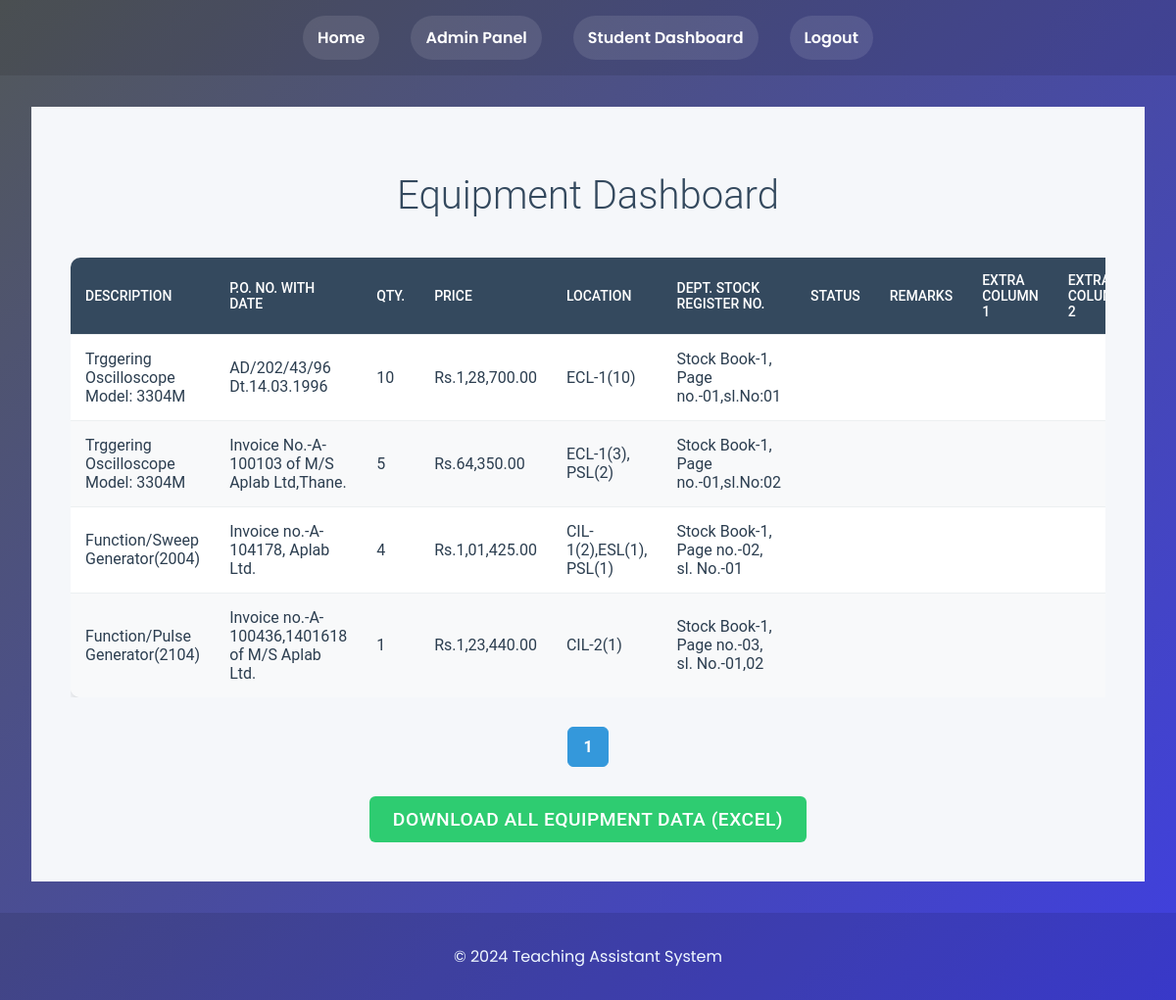
Page /equipment_dashboard (signed in) on the earlier database version.
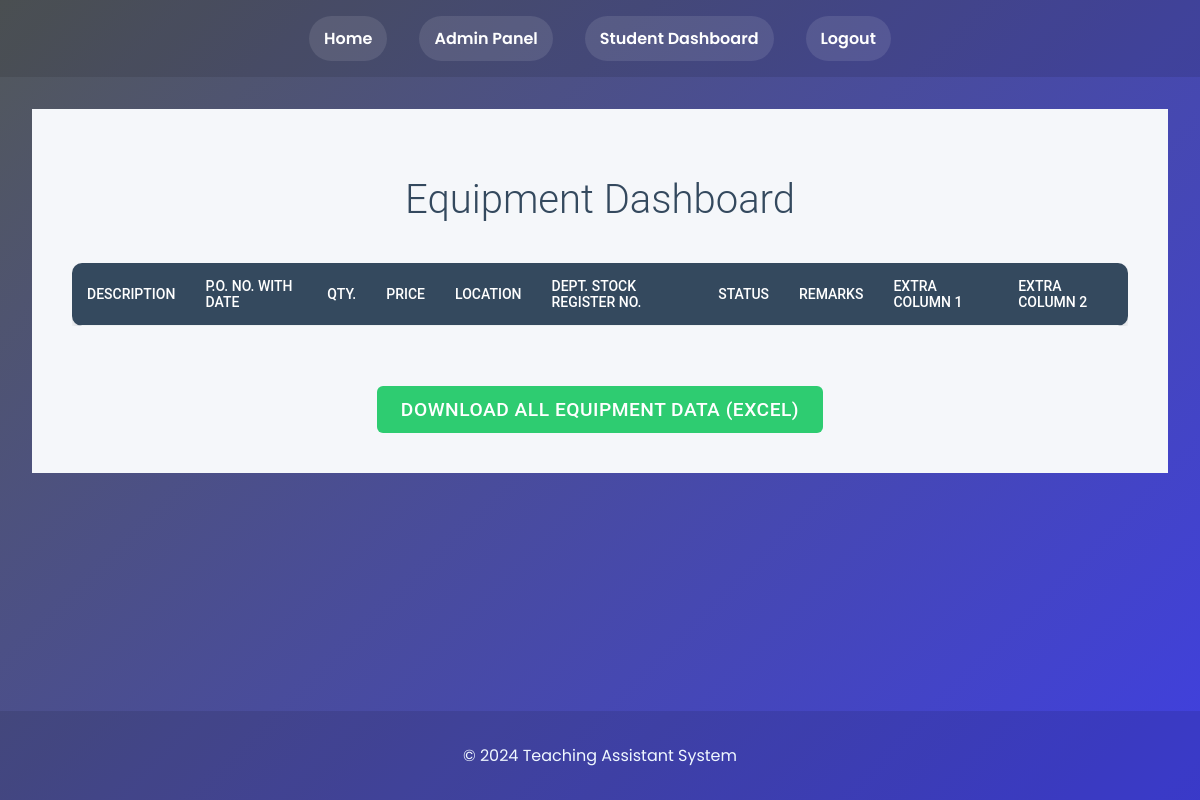
Same page on the later database version.
### models.py (models this page shows)
class Equipment(db.Model):
    id = db.Column(db.Integer, primary_key=True)
    sl_no = db.Column(db.String(20))
    description = db.Column(db.String(200))
    po_no_date = db.Column(db.String(100))
    quantity = db.Column(db.String(20))
    price = db.Column(db.String(50))
    location = db.Column(db.String(100))
    dept_stock_register_no = db.Column(db.String(50))
    status = db.Column(db.String(50))
    remarks = db.Column(db.String(200))
    extra_column1 = db.Column(db.String(100))
    extra_column2 = db.Column(db.String(100))

### routes.py (the view)
@app.route("/equipment_dashboard")
@login_required
def equipment_dashboard():
    if current_user.role not in ['equipment_admin', 'admin', 'pg_student_admin', 'space_admin', 'student', 'super_admin']:
        flash('Access denied. You must be an Equipment Admin, Admin, PG Student Admin, or Space Admin to view this page.', 'danger')
        return redirect(url_for('home'))
    query = Equipment.query
    page = request.args.get('page', 1, type=int)
    equipment_data = query.paginate(page=page, per_page=10)
    show_filters = current_user.role != 'admin'
    return render_template('equipment_dashboard.html',
                           title='Equipment Dashboard',
                           equipment_data=equipment_data,
                           user_role=current_user.role,
                           show_filters=show_filters)

### models.py (called while the page is built)
@login_manager.user_loader
def load_user(user_id):
    return User.query.get(int(user_id))

### templates/equipment_dashboard.html (shortened to what this page needs)
{% extends "layout.html" %}
{% block content %}
<div class="dashboard">
    <h1>Equipment Dashboard</h1>
    <div style="overflow-x: auto;">
        <table>
            <thead>
                <tr>
                    <th>Description</th>
                    <th>P.O. No. with Date</th>
                    <th>Qty.</th>
                    <th>Price</th>
                    <th>Location</th>
                    <th>Dept. Stock Register No.</th>
                    <th>Status</th>
                    <th>Remarks</th>
                    <th>Extra Column 1</th>
                    <th>Extra Column 2</th>
                </tr>
            </thead>
            <tbody>
                {% for equipment in equipment_data.items %}
                <tr>
                    <td>{{ equipment.description }}</td>
                    <td>{{ equipment.po_no_date }}</td>
                    <td>{{ equipment.quantity }}</td>
                    <td>{{ equipment.price }}</td>
                    <td>{{ equipment.location }}</td>
                    <td>{{ equipment.dept_stock_register_no }}</td>
                    <td>{{ equipment.status }}</td>
                    <td>{{ equipment.remarks }}</td>
                    <td>{{ equipment.extra_column1 }}</td>
                    <td>{{ equipment.extra_column2 }}</td>
                </tr>
                {% endfor %}
            </tbody>
        </table>
    </div>
    <nav aria-label="Page navigation">
        <ul class="pagination">
            {% for page_num in equipment_data.iter_pages(left_edge=1, right_edge=1, left_current=1, right_current=2) %}
                {% if page_num %}
                    {% if equipment_data.page == page_num %}
                        <li class="page-item active">
                            <a class="page-link" href="{{ url_for('equipment_dashboard', page=page_num, search_query=search_query, status_filter=status_filter) }}">{{ page_num }}</a>
                        </li>
                    {% else %}
                        <li class="page-item">
                            <a class="page-link" href="{{ url_for('equipment_dashboard', page=page_num, search_query=search_query, status_filter=status_filter) }}">{{ page_num }}</a>
                        </li>
                    {% endif %}
                {% else %}
                    <li class="page-item disabled">
                        <span class="page-link">...</span>
                    </li>
                {% endif %}
            {% endfor %}
        </ul>
    </nav>
    <div class="action-buttons">
        {% if current_user.role == 'space_admin' or current_user.role == 'admin' or current_user.role == 'pg_student_admin' %}
        <a href="{{ url_for('download_all_equipment_data') }}" class="btn btn-success">Download All Equipment Data (Excel)</a>
        {% elif current_user.role == 'equipment_admin' or current_user.role == 'super_admin'%}
        <a href="{{ url_for('download_filtered_equipment_data', search_query=search_query, status_filter=status_filter) }}" class="btn btn-success">Download Filtered Data (Excel)</a>
        <a href="{{ url_for('equipment_admin_panel') }}" class="btn btn-primary">View Equipment Admin Panel</a>
        {% endif %}
    </div>
</div>
{% endblock content %}

### templates/layout.html (shortened to what this page needs)
<!DOCTYPE html>
<html lang="en">
<head>
    <link rel="stylesheet" href="{{ url_for('static', filename='css/styles.css') }}">
    <link rel="stylesheet" href="https://cdnjs.cloudflare.com/ajax/libs/font-awesome/5.15.3/css/all.min.css">
</head>
<body>
    <header>
        <nav>
            <ul>
                <li><a href="{{ url_for('home') }}">Home</a></li>
                {% if current_user.is_authenticated %}
                    {% if current_user.role == 'student' %}
                        <li><a href="{{ url_for('student_dashboard') }}">Student Dashboard</a></li>
                    {% elif current_user.role == 'admin' %}
                        <li><a href="{{ url_for('admin_panel') }}">Admin Panel</a></li>
                        <li><a href="{{ url_for('student_dashboard') }}">Student Dashboard</a></li>
                    {% elif current_user.role == 'teaching_assistant' %}
                        <li><a href="{{ url_for('teaching_assistant_dashboard') }}">TA Dashboard</a></li>
                    {% endif %}
                    <li><a href="{{ url_for('logout') }}">Logout</a></li>
                {% else %}
                    <li><a href="{{ url_for('login') }}">Login</a></li>
                    <li><a href="{{ url_for('register') }}">Register</a></li>
                {% endif %}
            </ul>
        </nav>
    </header>
    <main>
        {% block content %}{% endblock %}
    </main>
    <footer>
        <p style="color:aliceblue">&copy; 2024 Teaching Assistant System</p>
    </footer>
</body>
</html>

### static/css/styles.css (style rules this page uses)
body { background: linear-gradient(135deg, #52585a 0%, #1313d9cf 100%); color: #ffffff; font-family: 'Poppins', sans-serif; margin: 0; padding: 0; min-height: 100vh; display: flex; flex-direction: column; }
header { background-color: rgba(0, 0, 0, 0.1); padding: 1rem 0; }
nav ul { list-style-type: none; padding: 0; margin: 0; display: flex; justify-content: center; }
nav ul li { margin: 0 1rem; position: relative; transition: all 0.3s ease; }
nav ul li a { color: #ffffff; text-decoration: none; font-weight: 600; transition: all 0.3s ease; padding: 10px 15px; border-radius: 25px; background-color: rgba(255, 255, 255, 0.1); display: inline-block; }
nav ul li::after { content: ''; position: absolute; width: 0; height: 2px; background-color: #FFD93D; bottom: -5px; left: 50%; transform: translateX(-50%); transition: width 0.3s ease; }
main { flex-grow: 1; padding: 2rem; max-width: 1200px; margin: 0 auto; width: 100%; box-sizing: border-box; }
footer { background-color: rgba(0, 0, 0, 0.1); text-align: center; padding: 1rem 0; margin-top: auto; }
.btn { display: inline-block; padding: 15px 40px; margin: 0 15px; border-radius: 50px; font-size: 1.2rem; font-weight: bold; text-decoration: none; transition: all 0.3s ease; text-transform: uppercase; letter-spacing: 1px; }

### templates/equipment_dashboard.html (style rules this page uses)
.dashboard { font-family: 'Roboto', Arial, sans-serif; background-color: #f5f7fa; padding: 40px; color: #2c3e50; }
h1 { color: #34495e; text-align: center; margin-bottom: 40px; font-weight: 300; font-size: 2.5em; }
.btn { padding: 12px 24px; border: none; border-radius: 6px; cursor: pointer; transition: all 0.3s ease; font-weight: 500; text-transform: uppercase; letter-spacing: 0.5px; }
.btn-success { background-color: #2ecc71; color: white; }
table { width: 100%; border-collapse: separate; border-spacing: 0; background-color: white; box-shadow: 0 4px 6px rgba(0,0,0,0.1); border-radius: 10px; overflow: hidden; }
th, td { padding: 15px; text-align: left; border-bottom: 1px solid #ecf0f1; }
th { background-color: #34495e; color: white; font-weight: 500; text-transform: uppercase; font-size: 14px; }
.action-buttons { margin-top: 30px; text-align: center; }
.action-buttons .btn { margin: 0 10px; }

Differences in the rows shown:
removed Equipment: description "Trggering Oscilloscope Model: 3304M", po_no_date "AD/202/43/96 Dt.14.03.1996", quantity "10", price "Rs.1,28,700.00", location "ECL-1(10)", dept_stock_register_no "Stock Book-1, Page no.-01,sl.No:01"
removed Equipment: description "Trggering Oscilloscope Model: 3304M", po_no_date "Invoice No.-A-100103 of M/S Aplab Ltd,Thane.", quantity "5", price "Rs.64,350.00", location "ECL-1(3), PSL(2)", dept_stock_register_no "Stock Book-1, Page no.-01,sl.No:02"
removed Equipment: description "Function/Sweep Generator(2004)", po_no_date "Invoice no.-A-104178, Aplab Ltd.", quantity "4", price "Rs.1,01,425.00", location "CIL-1(2),ESL(1), PSL(1)", dept_stock_register_no "Stock Book-1, Page no.-02, sl. No.-01"
removed Equipment: description "Function/Pulse Generator(2104)", po_no_date "Invoice no.-A-100436,1401618 of M/S Aplab Ltd.", quantity "1", price "Rs.1,23,440.00", location "CIL-2(1)", dept_stock_register_no "Stock Book-1, Page no.-03, sl. No.-01,02"
Other differences:
list line gone: "1"
